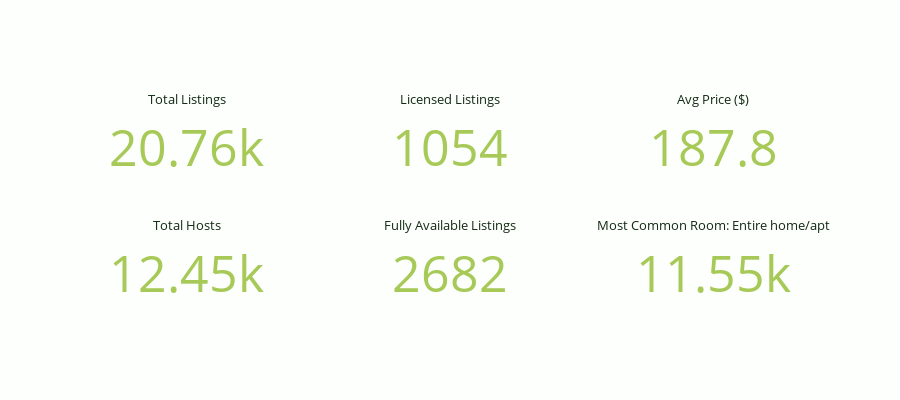

Notebook code for this chart:
### Markdown cell above
KPI's

### Code cell
import plotly.graph_objects as go               # Import library to plot visuals, Eg: Card visuals.
from plotly.subplots import make_subplots

# Define KPI values.
total_listings = NY_Airbnb['id'].nunique()
licensed_listings = NY_Airbnb[NY_Airbnb['license_category'] == 'OSE License'].shape[0]
avg_price = NY_Airbnb['price'].mean()
total_hosts = NY_Airbnb['host_id'].nunique()
##avg_reviews = NY_Airbnb['number_of_reviews'].mean()
fully_available_listings = NY_Airbnb[NY_Airbnb['availability_365'] == 365].shape[0]

# Define the most common room type KPI.
room_counts = NY_Airbnb['room_type'].value_counts()
most_common_room = room_counts.idxmax()
most_common_room_count = room_counts.max()

# Create a grid KPI layout for the cards.
fig= make_subplots(
    rows= 2, cols= 3, 
    ##subplot_titles= ['Total Listings', 'Licensed Listings', 'Avg Price ($)', 
                     ##'Total Hosts', 'Fully Available Listings', 'Most Common Room'],      # Having this with each individual card titles creates double titles.
    specs= [[{'type': 'indicator'}, {'type': 'indicator'}, {'type': 'indicator'}],
            [{'type': 'indicator'}, {'type': 'indicator'}, {'type': 'indicator'}]]
)

# Create custom colors.
background_color = '#FDFFFC'
title_color = '#132A13'
number_color = '#A7C957'

# Add indicators (cards) with custom colors.
fig.add_trace(go.Indicator(
    mode= 'number',
    value= total_listings,
    title= {'text': 'Total Listings', 'font': {'color': title_color}},
    number= {'font': {'size': 50, 'color': number_color}}),
    row= 1, col= 1)                                                           # Card visual for Total listings.

fig.add_trace(go.Indicator(
    mode= 'number',
    value= licensed_listings,
    title= {'text': 'Licensed Listings', 'font': {'color': title_color}},
    number= {'font': {'size': 50, 'color': number_color}}),
    row= 1, col= 2)                                                          # Card visual for Licensed listings.

fig.add_trace(go.Indicator(
    mode= 'number',
    value= avg_price,
    title= {'text': 'Avg Price ($)', 'font': {'color': title_color}},
    number= {'font': {'size': 50, 'color': number_color}}),
    row= 1, col= 3)                                                          # Card visual for Average price.

fig.add_trace(go.Indicator(
    mode= 'number',
    value= total_hosts,
    title= {'text': 'Total Hosts', 'font': {'color': title_color}},
    number= {'font': {'size': 50, 'color': number_color}}),
    row= 2, col= 1)                                                          # Card visual for Total hosts.

##fig.add_trace(go.Indicator(
    ##mode= 'number',
    ##value= avg_reviews,
    ##title= {'text': 'Avg Reviews'}))                                        # Card visual for Average reviews.

fig.add_trace(go.Indicator(
    mode= 'number',
    value= fully_available_listings,
    title= {'text': 'Fully Available Listings', 'font': {'color': title_color}},
    number= {'font': {'size': 50, 'color': number_color}}),
    row= 2, col= 2)                                                         # Card visual for Fully available listings.

fig.add_trace(go.Indicator(
    mode= 'number',
    value= most_common_room_count,
    title= {'text': f"Most Common Room: {most_common_room}", 'font': {'color': title_color}},
    number= {'font': {'size': 50, 'color': number_color}}),
    row= 2, col= 3)                                                          # Card visual for Most common room.

# Adjust layout settings
fig.update_layout(
    height= 400, 
    width= 900,
    paper_bgcolor= background_color)

fig.show()                          # Display visuals.

### Figure 1 — Plotly figure (JSON) as saved in the notebook; plotly's stock layout.template omitted (floating-point values rounded to 4 significant figures)
{"data": [{"domain": {"x": [0, 0.2889], "y": [0.575, 1]}, "mode": "number", "number": {"font": {"color": "#A7C957", "size": 50}}, "title": {"font": {"color": "#132A13"}, "text": "Total Listings"}, "type": "indicator", "value": 20758}, {"domain": {"x": [0.3556, 0.6444], "y": [0.575, 1]}, "mode": "number", "number": {"font": {"color": "#A7C957", "size": 50}}, "title": {"font": {"color": "#132A13"}, "text": "Licensed Listings"}, "type": "indicator", "value": 1054}, {"domain": {"x": [0.7111, 1], "y": [0.575, 1]}, "mode": "number", "number": {"font": {"color": "#A7C957", "size": 50}}, "title": {"font": {"color": "#132A13"}, "text": "Avg Price ($)"}, "type": "indicator", "value": 187.8}, {"domain": {"x": [0, 0.2889], "y": [0, 0.425]}, "mode": "number", "number": {"font": {"color": "#A7C957", "size": 50}}, "title": {"font": {"color": "#132A13"}, "text": "Total Hosts"}, "type": "indicator", "value": 12449}, {"domain": {"x": [0.3556, 0.6444], "y": [0, 0.425]}, "mode": "number", "number": {"font": {"color": "#A7C957", "size": 50}}, "title": {"font": {"color": "#132A13"}, "text": "Fully Available Listings"}, "type": "indicator", "value": 2682}, {"domain": {"x": [0.7111, 1], "y": [0, 0.425]}, "mode": "number", "number": {"font": {"color": "#A7C957", "size": 50}}, "title": {"font": {"color": "#132A13"}, "text": "Most Common Room: Entire home/apt"}, "type": "indicator", "value": 11549}], "layout": {"height": 400, "paper_bgcolor": "#FDFFFC", "width": 900}}
